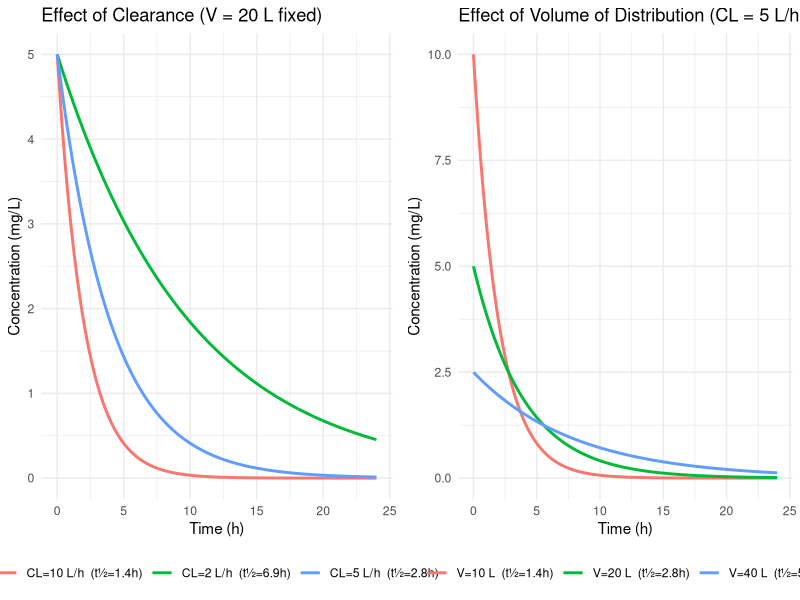
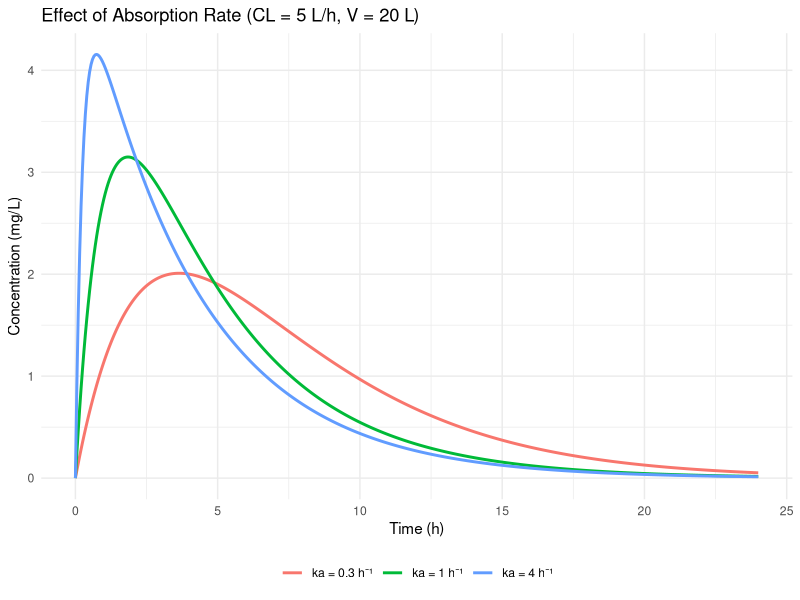
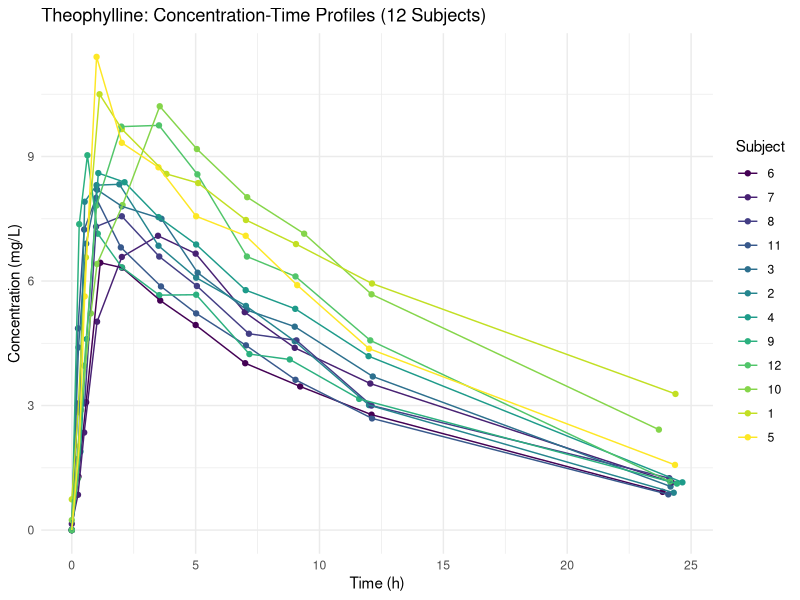
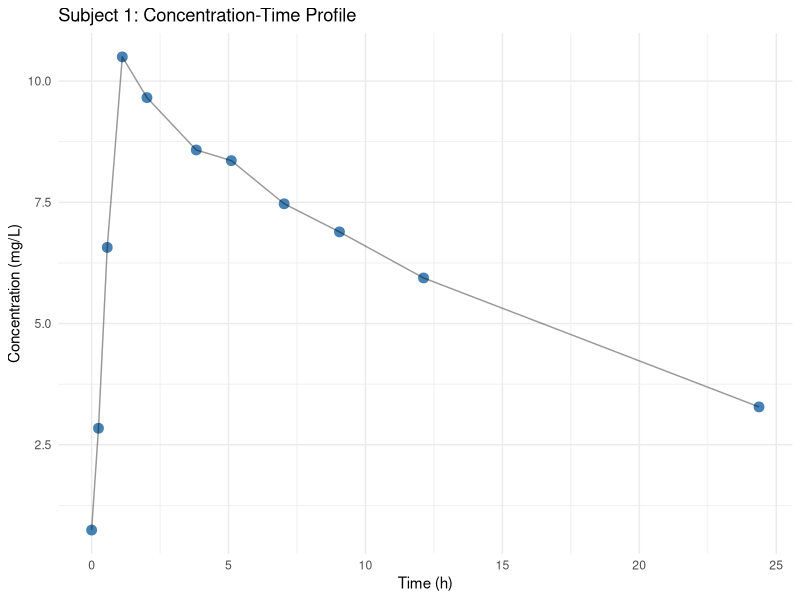
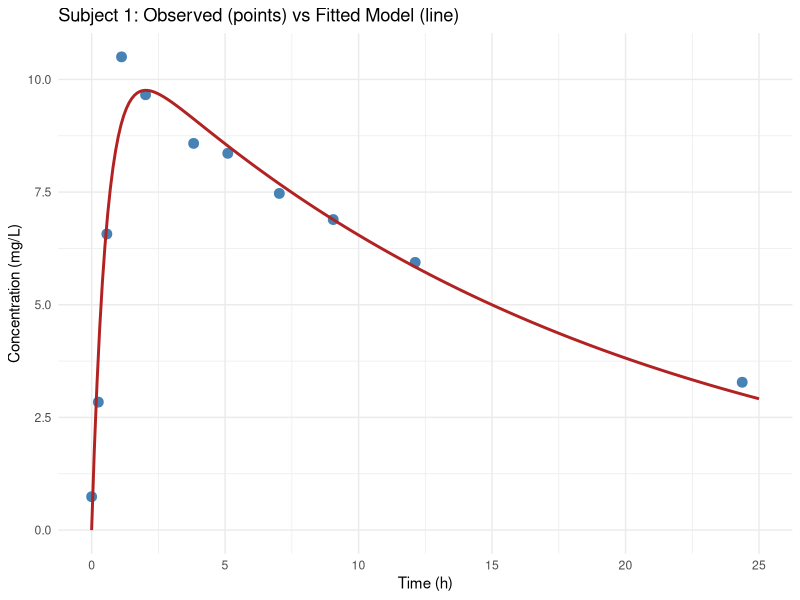
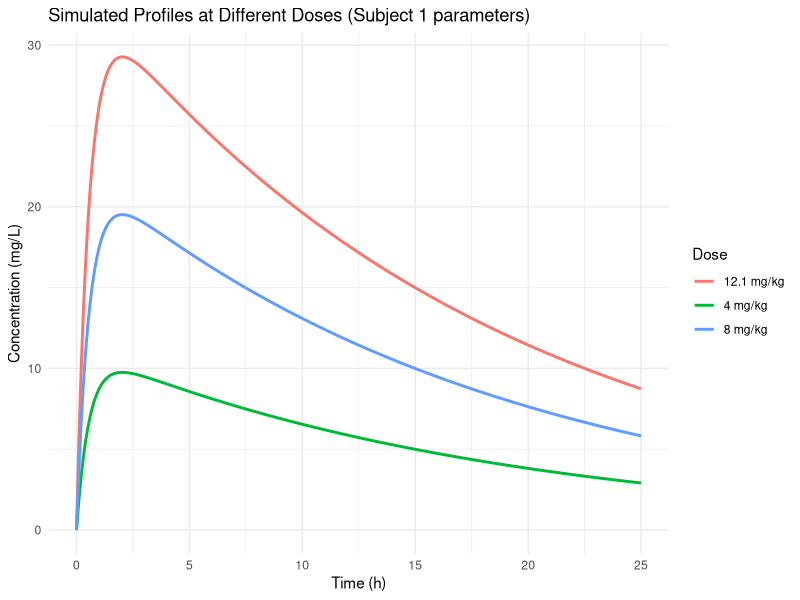
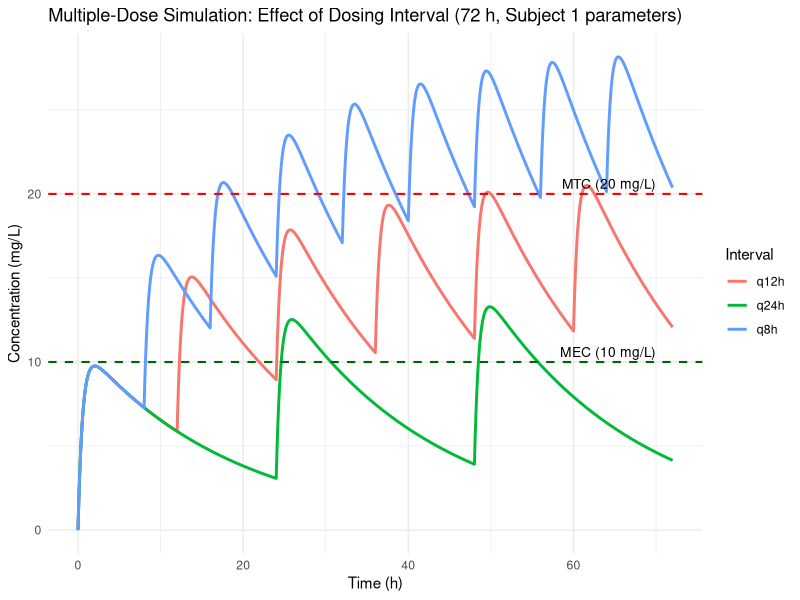

The R script that drew these images, in order: (Note: this script raises an error after producing the figures.)
## ---- chunk 1
#| label: notebook-cell-3
library(ggplot2)
library(dplyr)
library(tidyr)

# Set default plot dimensions for Jupyter display
options(repr.plot.width = 10, repr.plot.height = 5)
## ---- chunk 2
#| label: notebook-cell-9
# Analytic solution: 1-compartment IV bolus
# Returns concentration (mg/L) at each time in vector t
pk_iv_bolus <- function(t, dose, CL, V) {
  ke <- CL / V
  (dose / V) * exp(-ke * t)
}

t_seq <- seq(0, 24, by = 0.05)  # time grid from 0 to 24 hours
dose  <- 100  # mg

# --- Panel 1: vary CL, hold V fixed ---
# expand.grid creates every combination of t and CL
df_CL <- expand.grid(t = t_seq, CL = c(2, 5, 10)) %>%
  mutate(
    V      = 20,
    ke     = CL / V,
    t_half = round(log(2) / ke, 1),
    label  = paste0("CL=", CL, " L/h  (t½=", t_half, "h)"),
    C      = pk_iv_bolus(t, dose, CL, V)
  )

p1 <- ggplot(df_CL, aes(x = t, y = C, color = label)) +
  geom_line(linewidth = 1) +
  labs(
    title = "Effect of Clearance (V = 20 L fixed)",
    x = "Time (h)", y = "Concentration (mg/L)", color = NULL
  ) +
  theme_minimal() +
  theme(legend.position = "bottom")

# --- Panel 2: vary V, hold CL fixed ---
df_V <- expand.grid(t = t_seq, V = c(10, 20, 40)) %>%
  mutate(
    CL     = 5,
    ke     = CL / V,
    t_half = round(log(2) / ke, 1),
    label  = paste0("V=", V, " L  (t½=", t_half, "h)"),
    C      = pk_iv_bolus(t, dose, CL, V)
  )

p2 <- ggplot(df_V, aes(x = t, y = C, color = label)) +
  geom_line(linewidth = 1) +
  labs(
    title = "Effect of Volume of Distribution (CL = 5 L/h fixed)",
    x = "Time (h)", y = "Concentration (mg/L)", color = NULL
  ) +
  theme_minimal() +
  theme(legend.position = "bottom")

library(gridExtra)
grid.arrange(p1, p2, ncol = 2)
## ---- chunk 3
#| label: notebook-cell-13
# Analytic solution: 1-compartment oral absorption
# F defaults to 1 (complete bioavailability) for simplicity
pk_oral <- function(t, dose, ka, CL, V, F = 1) {
  ke <- CL / V
  # Avoid division by zero if ka == ke (numerical workaround)
  if (abs(ka - ke) < 1e-6) ka <- ka * 1.0001
  (F * dose * ka) / (V * (ka - ke)) * (exp(-ke * t) - exp(-ka * t))
}

t_seq <- seq(0, 24, by = 0.05)
dose  <- 100
CL <- 5; V <- 20

# Build a data frame with three values of ka
# mapply applies pk_oral element-wise over t and ka simultaneously
df_ka <- expand.grid(t = t_seq, ka = c(0.3, 1.0, 4.0)) %>%
  mutate(
    label = paste0("ka = ", ka, " h⁻¹"),
    C     = mapply(pk_oral, t, dose, ka, CL, V)
  )

ggplot(df_ka, aes(x = t, y = C, color = label)) +
  geom_line(linewidth = 1) +
  labs(
    title = "Effect of Absorption Rate (CL = 5 L/h, V = 20 L)",
    x = "Time (h)", y = "Concentration (mg/L)", color = NULL
  ) +
  theme_minimal() +
  theme(legend.position = "bottom")
## ---- chunk 4
#| label: notebook-cell-17
# Show first few rows
head(Theoph, 12)
## ---- chunk 5
#| label: notebook-cell-19
ggplot(Theoph, aes(x = Time, y = conc, group = Subject, color = Subject)) +
  geom_point(size = 1.5) +
  geom_line() +
  labs(
    title = "Theophylline: Concentration-Time Profiles (12 Subjects)",
    x = "Time (h)", y = "Concentration (mg/L)"
  ) +
  theme_minimal()
## ---- chunk 6
#| label: notebook-cell-22
#| fig-width: 8
#| fig-height: 5
# Extract data for Subject 1 only
sub1 <- subset(Theoph, Subject == 1)

ggplot(sub1, aes(x = Time, y = conc)) +
  geom_point(size = 3, color = "steelblue") +
  geom_line(alpha = 0.4) +
  labs(
    title = "Subject 1: Concentration-Time Profile",
    x = "Time (h)", y = "Concentration (mg/L)"
  ) +
  theme_minimal()
## ---- chunk 7
#| label: notebook-cell-25
# Define the one-compartment oral model as an R function
# Time and Dose come from the data frame; ka, CL, V are the parameters to estimate
one_comp_oral <- function(Time, Dose, ka, CL, V) {
  ke <- CL / V
  (Dose * ka) / (V * (ka - ke)) * (exp(-ke * Time) - exp(-ka * Time))
}

# Fit to Subject 1 using nls()
# The formula says: predict conc using our model function
# start = initial parameter guesses
fit_sub1 <- nls(
  conc ~ one_comp_oral(Time, Dose, ka, CL, V),
  data  = sub1,
  start = c(ka = 1.5, CL = 0.04, V = 0.5)
)

summary(fit_sub1)
## ---- chunk 8
#| label: notebook-cell-27
# Extract the three fitted parameter values
params <- coef(fit_sub1)

# Compute derived parameters
ke_hat   <- params["CL"] / params["V"]          # elimination rate constant
t_half   <- log(2) / ke_hat                      # half-life
tmax_hat <- log(params["ka"] / ke_hat) / (params["ka"] - ke_hat)  # time of peak

cat("=== Fitted PK Parameters for Subject 1 ===\n")
cat(sprintf("  ka   = %.3f h-1   (absorption half-life = %.1f h)\n",
            params["ka"], log(2) / params["ka"]))
cat(sprintf("  CL   = %.4f L/kg/h\n", params["CL"]))
cat(sprintf("  V    = %.3f L/kg\n", params["V"]))
cat(sprintf("  ke   = CL/V = %.4f h-1\n", ke_hat))
cat(sprintf("  t1/2 = ln(2)/ke = %.1f h\n", t_half))
cat(sprintf("  Tmax (predicted) = %.1f h\n", tmax_hat))
## ---- chunk 9
#| label: notebook-cell-29
# Generate a smooth predicted curve on a fine time grid
t_fine   <- seq(0, 25, by = 0.1)
C_pred   <- one_comp_oral(t_fine, Dose = sub1$Dose[1],
                          ka = params["ka"], CL = params["CL"], V = params["V"])
pred_df  <- data.frame(Time = t_fine, conc = C_pred)

ggplot() +
  geom_point(data = sub1, aes(x = Time, y = conc),
             size = 3, color = "steelblue") +
  geom_line(data = pred_df, aes(x = Time, y = conc),
            color = "firebrick", linewidth = 1) +
  labs(
    title = "Subject 1: Observed (points) vs Fitted Model (line)",
    x = "Time (h)", y = "Concentration (mg/L)"
  ) +
  theme_minimal()
## ---- chunk 10
#| label: notebook-cell-32
# Three doses: actual, 2x, 3x
doses       <- c(sub1$Dose[1], sub1$Dose[1] * 2, sub1$Dose[1] * 3)
dose_labels <- paste0(round(doses, 1), " mg/kg")

# Build predicted profiles for each dose
sim_doses <- lapply(seq_along(doses), function(i) {
  data.frame(
    Time = t_fine,
    conc = one_comp_oral(t_fine, Dose = doses[i],
                         ka = params["ka"], CL = params["CL"], V = params["V"]),
    Dose = dose_labels[i]
  )
})

# Combine into one data frame (rbind = row-bind = stack rows)
sim_df <- do.call(rbind, sim_doses)

ggplot(sim_df, aes(x = Time, y = conc, color = Dose)) +
  geom_line(linewidth = 1) +
  labs(
    title = "Simulated Profiles at Different Doses (Subject 1 parameters)",
    x = "Time (h)", y = "Concentration (mg/L)", color = "Dose"
  ) +
  theme_minimal()
## ---- chunk 11
#| label: notebook-cell-35
# Multiple oral dosing by superposition
# For each time point t, sum contributions from all doses given up to that time
pk_multidose <- function(t_vec, dose, ka, CL, V, interval, n_doses) {
  sapply(t_vec, function(t) {
    # Dose times: 0, interval, 2*interval, ...
    dose_times <- seq(0, (n_doses - 1) * interval, by = interval)
    total <- 0
    for (t0 in dose_times) {
      if (t >= t0) {  # only include doses that have been given by time t
        total <- total + one_comp_oral(t - t0, dose, ka, CL, V)
      }
    }
    total
  })
}

t_md <- seq(0, 72, by = 0.1)  # 72-hour simulation window

# Simulate q8h, q12h, and q24h dosing
sim_md <- lapply(c(8, 12, 24), function(tau) {
  data.frame(
    Time     = t_md,
    conc     = pk_multidose(t_md,
                            dose     = sub1$Dose[1],
                            ka       = params["ka"],
                            CL       = params["CL"],
                            V        = params["V"],
                            interval = tau,
                            n_doses  = ceiling(72 / tau) + 1),
    Interval = paste0("q", tau, "h")
  )
})

sim_md_df <- do.call(rbind, sim_md)

ggplot(sim_md_df, aes(x = Time, y = conc, color = Interval)) +
  geom_line(linewidth = 1) +
  # Therapeutic window boundaries
  geom_hline(yintercept = 10, linetype = "dashed", color = "darkgreen", linewidth = 0.7) +
  geom_hline(yintercept = 20, linetype = "dashed", color = "red",       linewidth = 0.7) +
  annotate("text", x = 70, y = 10.6, label = "MEC (10 mg/L)", hjust = 1, size = 3.5) +
  annotate("text", x = 70, y = 20.6, label = "MTC (20 mg/L)", hjust = 1, size = 3.5) +
  labs(
    title = "Multiple-Dose Simulation: Effect of Dosing Interval (72 h, Subject 1 parameters)",
    x = "Time (h)", y = "Concentration (mg/L)", color = "Interval"
  ) +
  theme_minimal()
## ---- chunk 12
#| label: notebook-cell-39
library(nlme)

# Fit the one-compartment oral model to all 12 subjects simultaneously
# fixed  = parameters with population-level means
# random = parameters allowed to vary by Subject (diagonal = independent random effects)
# groups = which column identifies subjects
fit_nlme <- nlme(
  conc ~ one_comp_oral(Time, Dose, ka, CL, V),
  data   = Theoph,
  fixed  = ka + CL + V ~ 1,
  random = pdDiag(CL + V ~ 1),
  groups = ~ Subject,
  start  = c(ka = 1.5, CL = 0.04, V = 0.5)
)

summary(fit_nlme)
## ---- chunk 13
#| label: notebook-cell-41
# Extract population (fixed) effects
fe <- fixef(fit_nlme)

# Extract between-subject standard deviations from the variance-covariance table
# VarCorr returns a character matrix; we need numeric standard deviations
vc <- VarCorr(fit_nlme)
re_sd <- as.numeric(vc[c("CL", "V"), "StdDev"])

cat("=== Population PK Estimates (all 12 subjects) ===\n")
cat(sprintf("  ka  (pop mean) = %.3f h-1\n", fe["ka"]))
cat(sprintf("  CL  (pop mean) = %.4f L/kg/h  |  between-subject SD = %.4f\n",
            fe["CL"], re_sd[1]))
cat(sprintf("  V   (pop mean) = %.3f L/kg    |  between-subject SD = %.4f\n",
            fe["V"], re_sd[2]))
cat(sprintf("\n  CL between-subject CV = %.0f%%\n",
            100 * re_sd[1] / fe["CL"]))
cat(sprintf("  V  between-subject CV  = %.0f%%\n",
            100 * re_sd[2] / fe["V"]))
## ---- chunk 14
#| label: notebook-cell-43
# Add predictions to the Theoph data frame
theoph_plot <- Theoph
theoph_plot$pred_ind <- predict(fit_nlme)           # individual predictions (level = 1)
theoph_plot$pred_pop <- predict(fit_nlme, level = 0) # population predictions (eta = 0)

ggplot(theoph_plot, aes(x = Time, y = conc)) +
  geom_point(size = 1.5, alpha = 0.7) +
  geom_line(aes(y = pred_ind), color = "steelblue",  linewidth = 0.9) +
  geom_line(aes(y = pred_pop), color = "firebrick",  linewidth = 0.7, linetype = "dashed") +
  facet_wrap(~ Subject, ncol = 4) +
  labs(
    title    = "NLME Fit: Individual (blue solid) vs Population (red dashed)",
    subtitle = "Individual lines use subject-specific eta; population line uses only fixed effects",
    x = "Time (h)", y = "Concentration (mg/L)"
  ) +
  theme_minimal()
## ---- chunk 15
#| label: notebook-cell-47
C_seq <- seq(0, 30, by = 0.1)

# Simulate Emax model for three EC50 values
emax_sim <- expand.grid(C = C_seq, EC50 = c(2, 5, 10)) %>%
  mutate(
    E     = 100 * C / (EC50 + C),
    label = paste0("EC50 = ", EC50, " mg/L")
  )

ggplot(emax_sim, aes(x = C, y = E, color = label)) +
  geom_line(linewidth = 1) +
  labs(
    title = "Emax Model: Effect vs Concentration for Different EC50 Values",
    x = "Concentration (mg/L)", y = "Effect (%)", color = NULL
  ) +
  theme_minimal()
## ---- chunk 16
#| label: notebook-cell-50
set.seed(42)  # for reproducibility

sub2 <- subset(Theoph, Subject == 2)

# True PD parameters (pretend these are unknown — we'll estimate them)
Emax_true <- 100
EC50_true <- 5

# Generate noisy effect measurements at each observed concentration
# rnorm adds Gaussian noise with SD = 4 (measurement variability)
sub2$effect <- Emax_true * sub2$conc / (EC50_true + sub2$conc) +
               rnorm(nrow(sub2), mean = 0, sd = 4)
sub2$effect <- pmax(sub2$effect, 0)  # effects cannot be negative

head(sub2[, c("Subject", "Time", "conc", "effect")])
## ---- chunk 17
#| label: notebook-cell-52
# Fit the Emax model using nls()
# Starting values: Emax near 80 (conservative), EC50 near 8
fit_emax <- nls(
  effect ~ Emax * conc / (EC50 + conc),
  data  = sub2,
  start = list(Emax = 80, EC50 = 8)
)

summary(fit_emax)

emax_params <- coef(fit_emax)
cat(sprintf("\nFitted Emax = %.1f  (true = 100)\n", emax_params["Emax"]))
cat(sprintf("Fitted EC50 = %.2f mg/L  (true = 5.00 mg/L)\n", emax_params["EC50"]))
## ---- chunk 18
#| label: notebook-cell-54
# Generate smooth model curve for plotting
C_fine <- seq(0, max(sub2$conc) * 1.1, by = 0.05)
emax_pred_df <- data.frame(
  conc   = C_fine,
  effect = emax_params["Emax"] * C_fine / (emax_params["EC50"] + C_fine)
)

ggplot() +
  geom_point(data = sub2, aes(x = conc, y = effect),
             size = 3, color = "steelblue") +
  geom_line(data = emax_pred_df, aes(x = conc, y = effect),
            color = "firebrick", linewidth = 1) +
  # Mark the EC50
  geom_vline(xintercept = emax_params["EC50"], linetype = "dotted", linewidth = 0.8) +
  annotate("text",
           x     = emax_params["EC50"] + 0.3,
           y     = 10,
           label = paste0("EC50 = ", round(emax_params["EC50"], 1), " mg/L"),
           hjust = 0) +
  labs(
    title = "Emax Model Fit: Concentration-Effect Relationship (Subject 2)",
    x = "Concentration (mg/L)", y = "Effect (%)"
  ) +
  theme_minimal()
## ---- chunk 19
#| label: notebook-cell-56
# Predict effect at each observed time using the fitted Emax model
sub2$effect_pred <- predict(fit_emax)

# Scale concentration onto the effect axis for dual-axis display
# (purely for visual overlay — the two y-axes have different units)
scale_factor <- 100 / max(sub2$conc)

ggplot(sub2, aes(x = Time)) +
  # Concentration (scaled to fit effect axis), shown as dashed blue line
  geom_line(aes(y = conc * scale_factor), color = "steelblue",
            linetype = "dashed", linewidth = 0.8) +
  # Observed effects (red dots)
  geom_point(aes(y = effect), color = "firebrick", size = 3) +
  # Predicted effects (red line)
  geom_line(aes(y = effect_pred), color = "firebrick", linewidth = 1) +
  scale_y_continuous(
    name     = "Effect (%)",
    sec.axis = sec_axis(~ . / scale_factor, name = "Concentration (mg/L)")
  ) +
  labs(
    title    = "Effect over Time for Subject 2",
    subtitle = "Red = effect (data + fit)   |   Blue dashed = concentration (scaled)",
    x = "Time (h)"
  ) +
  theme_minimal()
## ---- chunk 20
#| label: notebook-cell-60
library(deSolve)

# Define the ODE system as a function
# Arguments: time (scalar), state (named vector), params (named vector)
# Returns: list with derivatives in the same order as state
pk_ode <- function(time, state, params) {
  with(as.list(c(state, params)), {
    ke      <- CL / V
    dDepot   <- -ka * Depot        # drug leaving the gut
    dCentral <- ka * Depot - ke * Central  # drug entering minus drug eliminated
    list(c(dDepot, dCentral))
  })
}

# Parameters (use Subject 1 fitted values)
ode_params <- c(ka = params[["ka"]], CL = params[["CL"]], V = params[["V"]])

# Initial conditions: all drug starts in the Depot
# Central = 0 because no drug has absorbed yet
init_state <- c(Depot = sub1$Dose[1], Central = 0)

times <- seq(0, 25, by = 0.1)

# Solve the ODE system
ode_out <- ode(y = init_state, times = times, func = pk_ode, parms = ode_params)
ode_df  <- as.data.frame(ode_out)

# Convert central compartment AMOUNT to CONCENTRATION (divide by V)
ode_df$C_numeric  <- ode_df$Central / params["V"]

# Also compute the analytic solution for comparison
ode_df$C_analytic <- pk_oral(times, sub1$Dose[1],
                             params["ka"], params["CL"], params["V"])

# Plot both
ggplot(ode_df, aes(x = time)) +
  geom_line(aes(y = C_analytic, color = "Analytic"),         linewidth = 1.2) +
  geom_line(aes(y = C_numeric,  color = "Numerical (deSolve)"),
            linetype = "dashed", linewidth = 0.9) +
  scale_color_manual(values = c("Analytic" = "steelblue",
                                "Numerical (deSolve)" = "firebrick")) +
  labs(
    title = "Verification: Analytic vs Numerical ODE Solution (Subject 1)",
    x = "Time (h)", y = "Concentration (mg/L)", color = NULL
  ) +
  theme_minimal()
## ---- chunk 21
#| label: notebook-cell-63
# =========================================================
# Simeoni et al. (2004): CPT-11 Tumor Growth Inhibition Model
# Parameters from Table 1; time unit = days throughout
# =========================================================

# --- 2-compartment PK parameters (h⁻¹ converted to day⁻¹) ---
V1  <- 4.85            # L/kg  — central volume of distribution
k10 <- 0.553  * 24    # day⁻¹ — elimination from central compartment
k12 <- 0.0115 * 24    # day⁻¹ — central → peripheral transfer
k21 <- 0.0616 * 24    # day⁻¹ — peripheral → central transfer

# --- Simeoni TGI model parameters ---
lambda0 <- 0.146      # day⁻¹          — exponential growth rate constant
lambda1 <- 0.334      # g·day⁻¹        — linear growth rate constant
k1      <- 0.469      # day⁻¹          — transit compartment rate
k2      <- 8.42e-4    # (ng/mL)⁻¹·day⁻¹ — drug potency / cell-kill rate
Psi     <- 20         # (dimensionless) — growth-switch smoothness
w0      <- 0.085      # g              — initial tumor weight

params_sim <- c(V1 = V1, k10 = k10, k12 = k12, k21 = k21,
                lambda0 = lambda0, lambda1 = lambda1,
                k1 = k1, k2 = k2, Psi = Psi)

# ---- ODE system -------------------------------------------------------
# State variables:
#   A1, A2 : drug amount in central / peripheral compartment  [mg/kg]
#   x1     : proliferating tumor cells                        [g]
#   x2, x3, x4 : damaged cells in transit stages 1–3         [g]
simeoni_ode <- function(t, state, params) {
  with(as.list(c(state, params)), {

    # Drug concentration: mg/kg ÷ L/kg = mg/L; × 1000 → ng/mL
    c_drug <- max(A1 / V1 * 1000, 0)

    # 2-compartment PK (amounts in mg/kg, rates in day⁻¹)
    dA1 <- -(k10 + k12) * A1 + k21 * A2
    dA2 <-  k12 * A1 - k21 * A2

    # Total tumor weight
    w <- x1 + x2 + x3 + x4

    # Smooth exponential → linear growth switch (Simeoni Eq. E)
    growth_rate <- lambda0 * x1 / (1 + (lambda0 / lambda1 * w)^Psi)^(1/Psi)

    # Tumor PD: drug kills proliferating cells → transit cascade
    dx1 <- growth_rate  - k2 * c_drug * x1
    dx2 <- k2 * c_drug * x1 - k1 * x2
    dx3 <- k1 * x2 - k1 * x3
    dx4 <- k1 * x3 - k1 * x4

    list(c(dA1, dA2, dx1, dx2, dx3, dx4))
  })
}

# ---- Simulation helper ------------------------------------------------
# Dose given IV bolus on days 1, 5, 9, 13 (q4d × 4; typical mouse schedule)
dose_days <- c(1, 5, 9, 13)

run_tgi <- function(dose_mgkg) {
  y0    <- c(A1 = 0, A2 = 0, x1 = w0, x2 = 0, x3 = 0, x4 = 0)
  times <- seq(0, 28, by = 0.1)

  if (dose_mgkg > 0) {
    # deSolve events: add dose amount to A1 at each dosing time (IV bolus)
    ev <- data.frame(var = "A1", time = dose_days,
                     value = dose_mgkg, method = "add")
    out <- ode(y = y0, times = times, func = simeoni_ode,
               parms = params_sim, events = list(data = ev), method = "lsoda")
  } else {
    out <- ode(y = y0, times = times, func = simeoni_ode,
               parms = params_sim, method = "lsoda")
  }

  df            <- as.data.frame(out)
  df$tumor_g    <- df$x1 + df$x2 + df$x3 + df$x4
  df$c_ng_mL    <- pmax(df$A1 / V1 * 1000, 0)
  df$group      <- if (dose_mgkg == 0) "Control" else paste0(dose_mgkg, " mg/kg")
  df
}

# ---- Run three scenarios: vehicle control, 45 mg/kg, 60 mg/kg ---------
sim_all <- do.call(rbind, lapply(c(0, 45, 60), run_tgi))
sim_all$group <- factor(sim_all$group, levels = c("Control", "45 mg/kg", "60 mg/kg"))

cols <- c("Control" = "gray40", "45 mg/kg" = "steelblue", "60 mg/kg" = "firebrick")

# ---- Panel 1: PK — plasma concentration (first 10 days shown) ---------
p_pk <- ggplot(
    subset(sim_all, group != "Control"),
    aes(x = time, y = c_ng_mL, color = group)
  ) +
  geom_line(linewidth = 1) +
  geom_vline(xintercept = dose_days,
             linetype = "dotted", color = "gray50") +
  scale_color_manual(values = cols) +
  labs(
    title    = "PK: CPT-11 Plasma Concentration",
    subtitle = "Dotted lines = IV bolus doses",
    x = "Time (days)", y = "Concentration (ng/mL)", color = NULL
  ) +
  theme_minimal() + theme(legend.position = "bottom")

# ---- Panel 2: PD — tumor growth inhibition ----------------------------
p_tgi <- ggplot(sim_all, aes(x = time, y = tumor_g, color = group)) +
  geom_line(linewidth = 1) +
  geom_vline(xintercept = dose_days,
             linetype = "dotted", color = "gray50", linewidth = 0.5) +
  scale_y_log10(breaks = c(0.05, 0.1, 0.2, 0.5, 1, 2, 5),
                labels = as.character(c(0.05, 0.1, 0.2, 0.5, 1, 2, 5))) +
  scale_color_manual(values = cols) +
  labs(
    title    = "PD: Tumor Growth Inhibition by CPT-11",
    subtitle = "Simeoni transit model — same k2 predicts both dose groups",
    x = "Time (days)", y = "Tumor weight (g, log scale)", color = NULL
  ) +
  theme_minimal() + theme(legend.position = "bottom")

grid.arrange(p_pk, p_tgi, ncol = 2)
